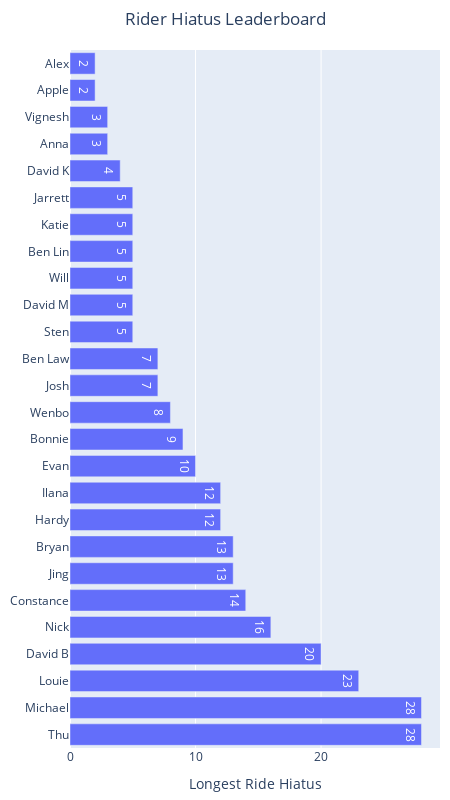

This figure's notebook cell:
### Code cell
fig = px.bar(attendance_regular, y="Name", x="Hiatus", title="Rider Hiatus Leaderboard", text_auto=True)
fig.update_layout(
    title_x=0.5,
    width=450,
    height=800,
    margin=dict(l=10, r=10, t=50, b=10),  # left, right, top, bottom margins
    yaxis=dict(title=None, categoryorder='total descending'),
    xaxis_title='Longest Ride Hiatus',
    barmode='stack', 
)

fig.show()

### Figure 1 — Plotly figure (JSON) as saved in the notebook; plotly's stock layout.template omitted (floating-point values rounded to 4 significant figures)
{"data": [{"alignmentgroup": "True", "hovertemplate": "Hiatus=%{x}<br>Name=%{y}<extra></extra>", "legendgroup": "", "marker": {"color": "#636efa", "pattern": {"shape": ""}}, "name": "", "offsetgroup": "", "orientation": "h", "showlegend": false, "textposition": "auto", "texttemplate": "%{x}", "type": "bar", "x": [3, 4, 7, 8, 5, 5, 5, 5, 2, 10, 9, 3, 14, 5, 28, 28, 13, 7, 12, 5, 23, 12, 2, 20, 13, 16], "xaxis": "x", "y": ["Anna", "David K", "Josh", "Wenbo", "Sten", "David M", "Will", "Ben Lin", "Apple", "Evan", "Bonnie", "Vignesh", "Constance", "Katie", "Thu", "Michael", "Jing", "Ben Law", "Hardy", "Jarrett", "Louie", "Ilana", "Alex", "David B", "Bryan", "Nick"], "yaxis": "y"}], "layout": {"barmode": "stack", "height": 800, "legend": {"tracegroupgap": 0}, "margin": {"b": 10, "l": 10, "r": 10, "t": 50}, "title": {"text": "Rider Hiatus Leaderboard", "x": 0.5}, "width": 450, "xaxis": {"anchor": "y", "domain": [0, 1], "title": {"text": "Longest Ride Hiatus"}}, "yaxis": {"anchor": "x", "categoryorder": "total descending", "domain": [0, 1], "title": {}}}}
